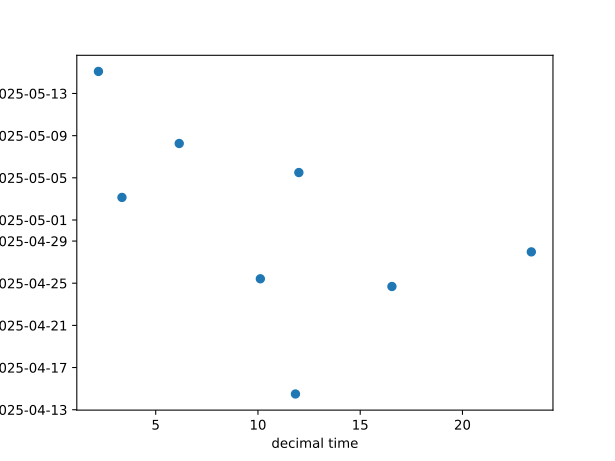

Here is the Python script that generated this plot:
import os
import matplotlib.pyplot as plt
import numpy as np
import pandas as pd

def get_path(filename):
    directory = os.path.join(os.path.dirname(__file__))
    filepath = os.path.join(directory, filename)
    return os.path.normpath(filepath)

predictions = pd.read_csv(get_path('test.txt'), sep=';')
predictions['Prediction'] = pd.to_datetime(predictions['Prediction'], errors='coerce')
predictions['decimal time'] =predictions['Prediction'].dt.hour +predictions['Prediction'].dt.minute / 60
predictions.info()

plt.scatter(predictions['decimal time'],
            predictions['Prediction'])
plt.xlabel('decimal time')
plt.ylabel('predictions')
plt.savefig(get_path('test.svg'))